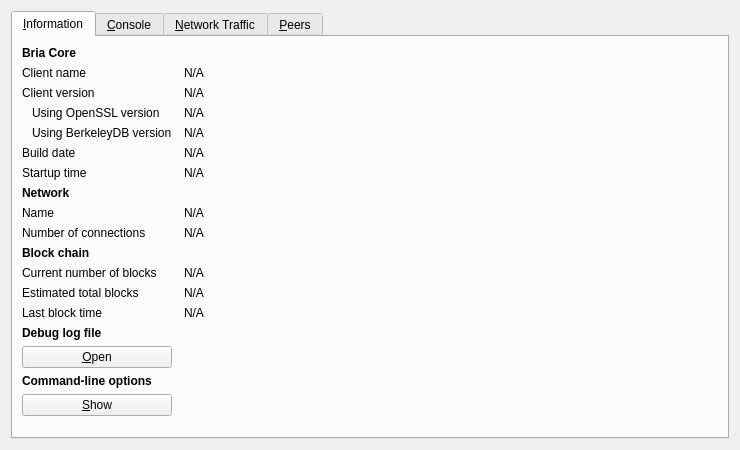
<?xml version="1.0" encoding="UTF-8"?>
<ui version="4.0">
 <class>RPCConsole</class>
 <widget class="QDialog" name="RPCConsole">
  <property name="geometry">
   <rect>
    <x>0</x>
    <y>0</y>
    <width>740</width>
    <height>450</height>
   </rect>
  </property>
  <property name="windowTitle">
   <string>Bria - Debug window</string>
  </property>
  <layout class="QVBoxLayout" name="verticalLayout_2">
   <item>
    <widget class="QTabWidget" name="tabWidget">
     <property name="currentIndex">
      <number>0</number>
     </property>
     <widget class="QWidget" name="tab_info">
      <attribute name="title">
       <string>&amp;Information</string>
      </attribute>
      <layout class="QGridLayout" name="gridLayout" columnstretch="0,1">
       <property name="horizontalSpacing">
        <number>12</number>
       </property>
       <item row="0" column="0">
        <widget class="QLabel" name="label_9">
         <property name="font">
          <font>
           <weight>75</weight>
           <bold>true</bold>
          </font>
         </property>
         <property name="text">
          <string>Bria Core</string>
         </property>
        </widget>
       </item>
       <item row="1" column="0">
        <widget class="QLabel" name="label_5">
         <property name="text">
          <string>Client name</string>
         </property>
        </widget>
       </item>
       <item row="1" column="1">
        <widget class="QLabel" name="clientName">
         <property name="cursor">
          <cursorShape>IBeamCursor</cursorShape>
         </property>
         <property name="text">
          <string>N/A</string>
         </property>
         <property name="textFormat">
          <enum>Qt::PlainText</enum>
         </property>
         <property name="textInteractionFlags">
          <set>Qt::LinksAccessibleByMouse|Qt::TextSelectableByKeyboard|Qt::TextSelectableByMouse</set>
         </property>
        </widget>
       </item>
       <item row="2" column="0">
        <widget class="QLabel" name="label_6">
         <property name="text">
          <string>Client version</string>
         </property>
        </widget>
       </item>
       <item row="2" column="1">
        <widget class="QLabel" name="clientVersion">
         <property name="cursor">
          <cursorShape>IBeamCursor</cursorShape>
         </property>
         <property name="text">
          <string>N/A</string>
         </property>
         <property name="textFormat">
          <enum>Qt::PlainText</enum>
         </property>
         <property name="textInteractionFlags">
          <set>Qt::LinksAccessibleByMouse|Qt::TextSelectableByKeyboard|Qt::TextSelectableByMouse</set>
         </property>
        </widget>
       </item>
       <item row="3" column="0">
        <widget class="QLabel" name="label_14">
         <property name="text">
          <string>Using OpenSSL version</string>
         </property>
         <property name="indent">
          <number>10</number>
         </property>
        </widget>
       </item>
       <item row="3" column="1">
        <widget class="QLabel" name="openSSLVersion">
         <property name="cursor">
          <cursorShape>IBeamCursor</cursorShape>
         </property>
         <property name="text">
          <string>N/A</string>
         </property>
         <property name="textFormat">
          <enum>Qt::PlainText</enum>
         </property>
         <property name="textInteractionFlags">
          <set>Qt::LinksAccessibleByMouse|Qt::TextSelectableByKeyboard|Qt::TextSelectableByMouse</set>
         </property>
        </widget>
       </item>
       <item row="4" column="0">
        <widget class="QLabel" name="label_berkeleyDBVersion">
         <property name="text">
          <string>Using BerkeleyDB version</string>
         </property>
         <property name="indent">
          <number>10</number>
         </property>
        </widget>
       </item>
       <item row="4" column="1">
        <widget class="QLabel" name="berkeleyDBVersion">
         <property name="cursor">
          <cursorShape>IBeamCursor</cursorShape>
         </property>
         <property name="text">
          <string>N/A</string>
         </property>
         <property name="textFormat">
          <enum>Qt::PlainText</enum>
         </property>
         <property name="textInteractionFlags">
          <set>Qt::LinksAccessibleByMouse|Qt::TextSelectableByKeyboard|Qt::TextSelectableByMouse</set>
         </property>
        </widget>
       </item>
       <item row="5" column="0">
        <widget class="QLabel" name="label_12">
         <property name="text">
          <string>Build date</string>
         </property>
        </widget>
       </item>
       <item row="5" column="1">
        <widget class="QLabel" name="buildDate">
         <property name="cursor">
          <cursorShape>IBeamCursor</cursorShape>
         </property>
         <property name="text">
          <string>N/A</string>
         </property>
         <property name="textFormat">
          <enum>Qt::PlainText</enum>
         </property>
         <property name="textInteractionFlags">
          <set>Qt::LinksAccessibleByMouse|Qt::TextSelectableByKeyboard|Qt::TextSelectableByMouse</set>
         </property>
        </widget>
       </item>
       <item row="6" column="0">
        <widget class="QLabel" name="label_13">
         <property name="text">
          <string>Startup time</string>
         </property>
        </widget>
       </item>
       <item row="6" column="1">
        <widget class="QLabel" name="startupTime">
         <property name="cursor">
          <cursorShape>IBeamCursor</cursorShape>
         </property>
         <property name="text">
          <string>N/A</string>
         </property>
         <property name="textFormat">
          <enum>Qt::PlainText</enum>
         </property>
         <property name="textInteractionFlags">
          <set>Qt::LinksAccessibleByMouse|Qt::TextSelectableByKeyboard|Qt::TextSelectableByMouse</set>
         </property>
        </widget>
       </item>
       <item row="7" column="0">
        <widget class="QLabel" name="label_11">
         <property name="font">
          <font>
           <weight>75</weight>
           <bold>true</bold>
          </font>
         </property>
         <property name="text">
          <string>Network</string>
         </property>
        </widget>
       </item>
       <item row="8" column="0">
        <widget class="QLabel" name="label_8">
         <property name="text">
          <string>Name</string>
         </property>
        </widget>
       </item>
       <item row="8" column="1">
        <widget class="QLabel" name="networkName">
         <property name="cursor">
          <cursorShape>IBeamCursor</cursorShape>
         </property>
         <property name="text">
          <string>N/A</string>
         </property>
         <property name="textFormat">
          <enum>Qt::PlainText</enum>
         </property>
         <property name="textInteractionFlags">
          <set>Qt::LinksAccessibleByMouse|Qt::TextSelectableByKeyboard|Qt::TextSelectableByMouse</set>
         </property>
        </widget>
       </item>
       <item row="9" column="0">
        <widget class="QLabel" name="label_7">
         <property name="text">
          <string>Number of connections</string>
         </property>
        </widget>
       </item>
       <item row="9" column="1">
        <widget class="QLabel" name="numberOfConnections">
         <property name="cursor">
          <cursorShape>IBeamCursor</cursorShape>
         </property>
         <property name="text">
          <string>N/A</string>
         </property>
         <property name="textFormat">
          <enum>Qt::PlainText</enum>
         </property>
         <property name="textInteractionFlags">
          <set>Qt::LinksAccessibleByMouse|Qt::TextSelectableByKeyboard|Qt::TextSelectableByMouse</set>
         </property>
        </widget>
       </item>
       <item row="10" column="0">
        <widget class="QLabel" name="label_10">
         <property name="font">
          <font>
           <weight>75</weight>
           <bold>true</bold>
          </font>
         </property>
         <property name="text">
          <string>Block chain</string>
         </property>
        </widget>
       </item>
       <item row="11" column="0">
        <widget class="QLabel" name="label_3">
         <property name="text">
          <string>Current number of blocks</string>
         </property>
        </widget>
       </item>
       <item row="11" column="1">
        <widget class="QLabel" name="numberOfBlocks">
         <property name="cursor">
          <cursorShape>IBeamCursor</cursorShape>
         </property>
         <property name="text">
          <string>N/A</string>
         </property>
         <property name="textFormat">
          <enum>Qt::PlainText</enum>
         </property>
         <property name="textInteractionFlags">
          <set>Qt::LinksAccessibleByMouse|Qt::TextSelectableByKeyboard|Qt::TextSelectableByMouse</set>
         </property>
        </widget>
       </item>
       <item row="12" column="0">
        <widget class="QLabel" name="label_4">
         <property name="text">
          <string>Estimated total blocks</string>
         </property>
        </widget>
       </item>
       <item row="12" column="1">
        <widget class="QLabel" name="totalBlocks">
         <property name="cursor">
          <cursorShape>IBeamCursor</cursorShape>
         </property>
         <property name="text">
          <string>N/A</string>
         </property>
         <property name="textFormat">
          <enum>Qt::PlainText</enum>
         </property>
         <property name="textInteractionFlags">
          <set>Qt::LinksAccessibleByMouse|Qt::TextSelectableByKeyboard|Qt::TextSelectableByMouse</set>
         </property>
        </widget>
       </item>
       <item row="13" column="0">
        <widget class="QLabel" name="label_2">
         <property name="text">
          <string>Last block time</string>
         </property>
        </widget>
       </item>
       <item row="13" column="1">
        <widget class="QLabel" name="lastBlockTime">
         <property name="cursor">
          <cursorShape>IBeamCursor</cursorShape>
         </property>
         <property name="text">
          <string>N/A</string>
         </property>
         <property name="textFormat">
          <enum>Qt::PlainText</enum>
         </property>
         <property name="textInteractionFlags">
          <set>Qt::LinksAccessibleByMouse|Qt::TextSelectableByKeyboard|Qt::TextSelectableByMouse</set>
         </property>
        </widget>
       </item>
       <item row="13" column="0">
        <spacer name="verticalSpacer_2">
         <property name="orientation">
          <enum>Qt::Vertical</enum>
         </property>
         <property name="sizeHint" stdset="0">
          <size>
           <width>20</width>
           <height>20</height>
          </size>
         </property>
        </spacer>
       </item>
       <item row="14" column="0">
        <widget class="QLabel" name="labelDebugLogfile">
         <property name="font">
          <font>
           <weight>75</weight>
           <bold>true</bold>
          </font>
         </property>
         <property name="text">
          <string>Debug log file</string>
         </property>
        </widget>
       </item>
       <item row="15" column="0">
        <widget class="QPushButton" name="openDebugLogfileButton">
         <property name="toolTip">
          <string>Open the Bria debug log file from the current data directory. This can take a few seconds for large log files.</string>
         </property>
         <property name="text">
          <string>&amp;Open</string>
         </property>
         <property name="autoDefault">
          <bool>false</bool>
         </property>
        </widget>
       </item>
       <item row="16" column="0">
        <widget class="QLabel" name="labelCLOptions">
         <property name="font">
          <font>
           <weight>75</weight>
           <bold>true</bold>
          </font>
         </property>
         <property name="text">
          <string>Command-line options</string>
         </property>
        </widget>
       </item>
       <item row="17" column="0">
        <widget class="QPushButton" name="showCLOptionsButton">
         <property name="toolTip">
          <string>Show the Bria help message to get a list with possible Bria command-line options.</string>
         </property>
         <property name="text">
          <string>&amp;Show</string>
         </property>
         <property name="autoDefault">
          <bool>false</bool>
         </property>
        </widget>
       </item>
       <item row="18" column="0">
        <spacer name="verticalSpacer">
         <property name="orientation">
          <enum>Qt::Vertical</enum>
         </property>
         <property name="sizeHint" stdset="0">
          <size>
           <width>20</width>
           <height>40</height>
          </size>
         </property>
        </spacer>
       </item>
      </layout>
     </widget>
     <widget class="QWidget" name="tab_console">
      <attribute name="title">
       <string>&amp;Console</string>
      </attribute>
      <layout class="QVBoxLayout" name="verticalLayout_3">
       <property name="spacing">
        <number>3</number>
       </property>
       <item>
        <widget class="QTextEdit" name="messagesWidget">
         <property name="minimumSize">
          <size>
           <width>0</width>
           <height>100</height>
          </size>
         </property>
         <property name="readOnly">
          <bool>true</bool>
         </property>
         <property name="tabKeyNavigation" stdset="0">
          <bool>false</bool>
         </property>
         <property name="columnCount" stdset="0">
          <number>2</number>
         </property>
        </widget>
       </item>
       <item>
        <layout class="QHBoxLayout" name="horizontalLayout">
         <property name="spacing">
          <number>3</number>
         </property>
         <item>
          <widget class="QLabel" name="label">
           <property name="text">
            <string notr="true">&gt;</string>
           </property>
          </widget>
         </item>
         <item>
          <widget class="QLineEdit" name="lineEdit"/>
         </item>
         <item>
          <widget class="QPushButton" name="clearButton">
           <property name="maximumSize">
            <size>
             <width>24</width>
             <height>24</height>
            </size>
           </property>
           <property name="toolTip">
            <string>Clear console</string>
           </property>
           <property name="text">
            <string/>
           </property>
           <property name="icon">
            <iconset resource="../../../bria.qrc">
             <normaloff>:/icons/remove</normaloff>:/icons/remove</iconset>
           </property>
           <property name="shortcut">
            <string notr="true">Ctrl+L</string>
           </property>
           <property name="autoDefault">
            <bool>false</bool>
           </property>
          </widget>
         </item>
        </layout>
       </item>
      </layout>
     </widget>
     <widget class="QWidget" name="tab_nettraffic">
      <attribute name="title">
       <string>&amp;Network Traffic</string>
      </attribute>
      <layout class="QHBoxLayout" name="horizontalLayout_3">
       <item>
        <layout class="QVBoxLayout" name="verticalLayout_4">
         <item>
          <widget class="TrafficGraphWidget" name="trafficGraph" native="true">
           <property name="sizePolicy">
            <sizepolicy hsizetype="Expanding" vsizetype="Expanding">
             <horstretch>0</horstretch>
             <verstretch>0</verstretch>
            </sizepolicy>
           </property>
          </widget>
         </item>
         <item>
          <layout class="QHBoxLayout" name="horizontalLayout_2">
           <item>
            <widget class="QSlider" name="sldGraphRange">
             <property name="minimum">
              <number>1</number>
             </property>
             <property name="maximum">
              <number>288</number>
             </property>
             <property name="pageStep">
              <number>12</number>
             </property>
             <property name="value">
              <number>6</number>
             </property>
             <property name="orientation">
              <enum>Qt::Horizontal</enum>
             </property>
            </widget>
           </item>
           <item>
            <widget class="QLabel" name="lblGraphRange">
             <property name="minimumSize">
              <size>
               <width>100</width>
               <height>0</height>
              </size>
             </property>
             <property name="alignment">
              <set>Qt::AlignCenter</set>
             </property>
            </widget>
           </item>
           <item>
            <widget class="QPushButton" name="btnClearTrafficGraph">
             <property name="text">
              <string>&amp;Clear</string>
             </property>
             <property name="autoDefault">
              <bool>false</bool>
             </property>
            </widget>
           </item>
          </layout>
         </item>
        </layout>
       </item>
       <item>
        <layout class="QVBoxLayout" name="verticalLayout">
         <item>
          <widget class="QGroupBox" name="groupBox">
           <property name="title">
            <string>Totals</string>
           </property>
           <layout class="QVBoxLayout" name="verticalLayout_5">
            <item>
             <layout class="QHBoxLayout" name="horizontalLayout_4">
              <item>
               <widget class="Line" name="line">
                <property name="sizePolicy">
                 <sizepolicy hsizetype="Fixed" vsizetype="Fixed">
                  <horstretch>0</horstretch>
                  <verstretch>0</verstretch>
                 </sizepolicy>
                </property>
                <property name="minimumSize">
                 <size>
                  <width>10</width>
                  <height>0</height>
                 </size>
                </property>
                <property name="palette">
                 <palette>
                  <active>
                   <colorrole role="Light">
                    <brush brushstyle="SolidPattern">
                     <color alpha="255">
                      <red>0</red>
                      <green>255</green>
                      <blue>0</blue>
                     </color>
                    </brush>
                   </colorrole>
                  </active>
                  <inactive>
                   <colorrole role="Light">
                    <brush brushstyle="SolidPattern">
                     <color alpha="255">
                      <red>0</red>
                      <green>255</green>
                      <blue>0</blue>
                     </color>
                    </brush>
                   </colorrole>
                  </inactive>
                  <disabled>
                   <colorrole role="Light">
                    <brush brushstyle="SolidPattern">
                     <color alpha="255">
                      <red>0</red>
                      <green>255</green>
                      <blue>0</blue>
                     </color>
                    </brush>
                   </colorrole>
                  </disabled>
                 </palette>
                </property>
                <property name="orientation">
                 <enum>Qt::Horizontal</enum>
                </property>
               </widget>
              </item>
              <item>
               <widget class="QLabel" name="label_16">
                <property name="text">
                 <string>In:</string>
                </property>
               </widget>
              </item>
              <item>
               <widget class="QLabel" name="lblBytesIn">
                <property name="minimumSize">
                 <size>
                  <width>50</width>
                  <height>0</height>
                 </size>
                </property>
                <property name="alignment">
                 <set>Qt::AlignRight|Qt::AlignTrailing|Qt::AlignVCenter</set>
                </property>
               </widget>
              </item>
             </layout>
            </item>
            <item>
             <layout class="QHBoxLayout" name="horizontalLayout_5">
              <item>
               <widget class="Line" name="line_2">
                <property name="sizePolicy">
                 <sizepolicy hsizetype="Fixed" vsizetype="Fixed">
                  <horstretch>0</horstretch>
                  <verstretch>0</verstretch>
                 </sizepolicy>
                </property>
                <property name="minimumSize">
                 <size>
                  <width>10</width>
                  <height>0</height>
                 </size>
                </property>
                <property name="palette">
                 <palette>
                  <active>
                   <colorrole role="Light">
                    <brush brushstyle="SolidPattern">
                     <color alpha="255">
                      <red>255</red>
                      <green>0</green>
                      <blue>0</blue>
                     </color>
                    </brush>
                   </colorrole>
                  </active>
                  <inactive>
                   <colorrole role="Light">
                    <brush brushstyle="SolidPattern">
                     <color alpha="255">
                      <red>255</red>
                      <green>0</green>
                      <blue>0</blue>
                     </color>
                    </brush>
                   </colorrole>
                  </inactive>
                  <disabled>
                   <colorrole role="Light">
                    <brush brushstyle="SolidPattern">
                     <color alpha="255">
                      <red>255</red>
                      <green>0</green>
                      <blue>0</blue>
                     </color>
                    </brush>
                   </colorrole>
                  </disabled>
                 </palette>
                </property>
                <property name="orientation">
                 <enum>Qt::Horizontal</enum>
                </property>
               </widget>
              </item>
              <item>
               <widget class="QLabel" name="label_17">
                <property name="text">
                 <string>Out:</string>
                </property>
               </widget>
              </item>
              <item>
               <widget class="QLabel" name="lblBytesOut">
                <property name="minimumSize">
                 <size>
                  <width>50</width>
                  <height>0</height>
                 </size>
                </property>
                <property name="alignment">
                 <set>Qt::AlignRight|Qt::AlignTrailing|Qt::AlignVCenter</set>
                </property>
               </widget>
              </item>
             </layout>
            </item>
            <item>
             <spacer name="verticalSpacer_4">
              <property name="orientation">
               <enum>Qt::Vertical</enum>
              </property>
              <property name="sizeHint" stdset="0">
               <size>
                <width>20</width>
                <height>407</height>
               </size>
              </property>
             </spacer>
            </item>
           </layout>
          </widget>
         </item>
        </layout>
       </item>
      </layout>
     </widget>
     <widget class="QWidget" name="tab_peers">
      <attribute name="title">
       <string>&amp;Peers</string>
      </attribute>
      <layout class="QGridLayout" name="gridLayout_2">
       <item row="0" column="0" rowspan="2">
        <widget class="QTableView" name="peerWidget">
         <property name="horizontalScrollBarPolicy">
          <enum>Qt::ScrollBarAsNeeded</enum>
         </property>
         <property name="sortingEnabled">
          <bool>true</bool>
         </property>
         <attribute name="horizontalHeaderHighlightSections">
          <bool>false</bool>
         </attribute>
        </widget>
       </item>
       <item row="0" column="1">
        <widget class="QLabel" name="peerHeading">
         <property name="sizePolicy">
          <sizepolicy hsizetype="Preferred" vsizetype="Minimum">
           <horstretch>0</horstretch>
           <verstretch>0</verstretch>
          </sizepolicy>
         </property>
         <property name="minimumSize">
          <size>
           <width>300</width>
           <height>32</height>
          </size>
         </property>
         <property name="font">
          <font>
           <pointsize>10</pointsize>
          </font>
         </property>
         <property name="cursor">
          <cursorShape>IBeamCursor</cursorShape>
         </property>
         <property name="text">
          <string>Select a peer to view detailed information.</string>
         </property>
         <property name="alignment">
          <set>Qt::AlignHCenter|Qt::AlignTop</set>
         </property>
         <property name="wordWrap">
          <bool>true</bool>
         </property>
         <property name="textInteractionFlags">
          <set>Qt::LinksAccessibleByMouse|Qt::TextSelectableByKeyboard|Qt::TextSelectableByMouse</set>
         </property>
        </widget>
       </item>
       <item row="1" column="1">
        <widget class="QWidget" name="detailWidget" native="true">
         <property name="minimumSize">
          <size>
           <width>300</width>
           <height>0</height>
          </size>
         </property>
         <layout class="QGridLayout" name="gridLayout_3">
          <item row="0" column="0">
           <widget class="QLabel" name="label_23">
            <property name="text">
             <string>Peer ID</string>
            </property>
           </widget>
          </item>
          <item row="0" column="2">
           <widget class="QLabel" name="peerId">
            <property name="cursor">
             <cursorShape>IBeamCursor</cursorShape>
            </property>
            <property name="text">
             <string>N/A</string>
            </property>
            <property name="textFormat">
             <enum>Qt::PlainText</enum>
            </property>
            <property name="textInteractionFlags">
             <set>Qt::LinksAccessibleByMouse|Qt::TextSelectableByKeyboard|Qt::TextSelectableByMouse</set>
            </property>
           </widget>
          </item>
          <item row="1" column="0">
           <widget class="QLabel" name="label_23">
            <property name="text">
             <string>Direction</string>
            </property>
           </widget>
          </item>
          <item row="1" column="2">
           <widget class="QLabel" name="peerDirection">
            <property name="cursor">
             <cursorShape>IBeamCursor</cursorShape>
            </property>
            <property name="text">
             <string>N/A</string>
            </property>
            <property name="textFormat">
             <enum>Qt::PlainText</enum>
            </property>
            <property name="textInteractionFlags">
             <set>Qt::LinksAccessibleByMouse|Qt::TextSelectableByKeyboard|Qt::TextSelectableByMouse</set>
            </property>
           </widget>
          </item>
          <item row="2" column="0">
           <widget class="QLabel" name="label_21">
            <property name="text">
             <string>Version</string>
            </property>
           </widget>
          </item>
          <item row="2" column="2">
           <widget class="QLabel" name="peerVersion">
            <property name="cursor">
             <cursorShape>IBeamCursor</cursorShape>
            </property>
            <property name="text">
             <string>N/A</string>
            </property>
            <property name="textFormat">
             <enum>Qt::PlainText</enum>
            </property>
            <property name="textInteractionFlags">
             <set>Qt::LinksAccessibleByMouse|Qt::TextSelectableByKeyboard|Qt::TextSelectableByMouse</set>
            </property>
           </widget>
          </item>
          <item row="3" column="0">
           <widget class="QLabel" name="label_28">
            <property name="text">
             <string>User Agent</string>
            </property>
           </widget>
          </item>
          <item row="3" column="2">
           <widget class="QLabel" name="peerSubversion">
            <property name="cursor">
             <cursorShape>IBeamCursor</cursorShape>
            </property>
            <property name="text">
             <string>N/A</string>
            </property>
            <property name="textFormat">
             <enum>Qt::PlainText</enum>
            </property>
            <property name="textInteractionFlags">
             <set>Qt::LinksAccessibleByMouse|Qt::TextSelectableByKeyboard|Qt::TextSelectableByMouse</set>
            </property>
           </widget>
          </item>
          <item row="4" column="0">
           <widget class="QLabel" name="label_4">
            <property name="text">
             <string>Services</string>
            </property>
           </widget>
          </item>
          <item row="4" column="2">
           <widget class="QLabel" name="peerServices">
            <property name="cursor">
             <cursorShape>IBeamCursor</cursorShape>
            </property>
            <property name="text">
             <string>N/A</string>
            </property>
            <property name="textFormat">
             <enum>Qt::PlainText</enum>
            </property>
            <property name="textInteractionFlags">
             <set>Qt::LinksAccessibleByMouse|Qt::TextSelectableByKeyboard|Qt::TextSelectableByMouse</set>
            </property>
           </widget>
          </item>
          <item row="5" column="0">
           <widget class="QLabel" name="label_29">
            <property name="text">
             <string>Starting Height</string>
            </property>
           </widget>
          </item>
          <item row="5" column="2">
           <widget class="QLabel" name="peerHeight">
            <property name="cursor">
             <cursorShape>IBeamCursor</cursorShape>
            </property>
            <property name="text">
             <string>N/A</string>
            </property>
            <property name="textFormat">
             <enum>Qt::PlainText</enum>
            </property>
            <property name="textInteractionFlags">
             <set>Qt::LinksAccessibleByMouse|Qt::TextSelectableByKeyboard|Qt::TextSelectableByMouse</set>
            </property>
           </widget>
          </item>
          <item row="6" column="0">
           <widget class="QLabel" name="label_27">
            <property name="text">
             <string>Sync Height</string>
            </property>
           </widget>
          </item>
          <item row="6" column="2">
           <widget class="QLabel" name="peerSyncHeight">
            <property name="cursor">
             <cursorShape>IBeamCursor</cursorShape>
            </property>
            <property name="text">
             <string>N/A</string>
            </property>
            <property name="textFormat">
             <enum>Qt::PlainText</enum>
            </property>
            <property name="textInteractionFlags">
             <set>Qt::LinksAccessibleByMouse|Qt::TextSelectableByKeyboard|Qt::TextSelectableByMouse</set>
            </property>
           </widget>
          </item>
          <item row="7" column="0">
           <widget class="QLabel" name="label_24">
            <property name="text">
             <string>Ban Score</string>
            </property>
           </widget>
          </item>
          <item row="7" column="2">
           <widget class="QLabel" name="peerBanScore">
            <property name="cursor">
             <cursorShape>IBeamCursor</cursorShape>
            </property>
            <property name="text">
             <string>N/A</string>
            </property>
            <property name="textFormat">
             <enum>Qt::PlainText</enum>
            </property>
            <property name="textInteractionFlags">
             <set>Qt::LinksAccessibleByMouse|Qt::TextSelectableByKeyboard|Qt::TextSelectableByMouse</set>
            </property>
           </widget>
          </item>
          <item row="8" column="0">
           <widget class="QLabel" name="label_22">
            <property name="text">
             <string>Connection Time</string>
            </property>
           </widget>
          </item>
          <item row="8" column="2">
           <widget class="QLabel" name="peerConnTime">
            <property name="cursor">
             <cursorShape>IBeamCursor</cursorShape>
            </property>
            <property name="text">
             <string>N/A</string>
            </property>
            <property name="textFormat">
             <enum>Qt::PlainText</enum>
            </property>
            <property name="textInteractionFlags">
             <set>Qt::LinksAccessibleByMouse|Qt::TextSelectableByKeyboard|Qt::TextSelectableByMouse</set>
            </property>
           </widget>
          </item>
          <item row="9" column="0">
           <widget class="QLabel" name="label_15">
            <property name="text">
             <string>Last Send</string>
            </property>
           </widget>
          </item>
          <item row="9" column="2">
           <widget class="QLabel" name="peerLastSend">
            <property name="cursor">
             <cursorShape>IBeamCursor</cursorShape>
            </property>
            <property name="text">
             <string>N/A</string>
            </property>
            <property name="textFormat">
             <enum>Qt::PlainText</enum>
            </property>
            <property name="textInteractionFlags">
             <set>Qt::LinksAccessibleByMouse|Qt::TextSelectableByKeyboard|Qt::TextSelectableByMouse</set>
            </property>
           </widget>
          </item>
          <item row="10" column="0">
           <widget class="QLabel" name="label_19">
            <property name="text">
             <string>Last Receive</string>
            </property>
           </widget>
          </item>
          <item row="10" column="2">
           <widget class="QLabel" name="peerLastRecv">
            <property name="cursor">
             <cursorShape>IBeamCursor</cursorShape>
            </property>
            <property name="text">
             <string>N/A</string>
            </property>
            <property name="textFormat">
             <enum>Qt::PlainText</enum>
            </property>
            <property name="textInteractionFlags">
             <set>Qt::LinksAccessibleByMouse|Qt::TextSelectableByKeyboard|Qt::TextSelectableByMouse</set>
            </property>
           </widget>
          </item>
          <item row="11" column="0">
           <widget class="QLabel" name="label_18">
            <property name="text">
             <string>Bytes Sent</string>
            </property>
           </widget>
          </item>
          <item row="11" column="2">
           <widget class="QLabel" name="peerBytesSent">
            <property name="cursor">
             <cursorShape>IBeamCursor</cursorShape>
            </property>
            <property name="text">
             <string>N/A</string>
            </property>
            <property name="textFormat">
             <enum>Qt::PlainText</enum>
            </property>
            <property name="textInteractionFlags">
             <set>Qt::LinksAccessibleByMouse|Qt::TextSelectableByKeyboard|Qt::TextSelectableByMouse</set>
            </property>
           </widget>
          </item>
          <item row="12" column="0">
           <widget class="QLabel" name="label_20">
            <property name="text">
             <string>Bytes Received</string>
            </property>
           </widget>
          </item>
          <item row="12" column="2">
           <widget class="QLabel" name="peerBytesRecv">
            <property name="cursor">
             <cursorShape>IBeamCursor</cursorShape>
            </property>
            <property name="text">
             <string>N/A</string>
            </property>
            <property name="textFormat">
             <enum>Qt::PlainText</enum>
            </property>
            <property name="textInteractionFlags">
             <set>Qt::LinksAccessibleByMouse|Qt::TextSelectableByKeyboard|Qt::TextSelectableByMouse</set>
            </property>
           </widget>
          </item>
          <item row="13" column="0">
           <widget class="QLabel" name="label_26">
            <property name="text">
             <string>Ping Time</string>
            </property>
           </widget>
          </item>
          <item row="13" column="2">
           <widget class="QLabel" name="peerPingTime">
            <property name="cursor">
             <cursorShape>IBeamCursor</cursorShape>
            </property>
            <property name="text">
             <string>N/A</string>
            </property>
            <property name="textFormat">
             <enum>Qt::PlainText</enum>
            </property>
            <property name="textInteractionFlags">
             <set>Qt::LinksAccessibleByMouse|Qt::TextSelectableByKeyboard|Qt::TextSelectableByMouse</set>
            </property>
           </widget>
          </item>
          <item row="14" column="0">
           <widget class="QLabel" name="label_timeoffset">
            <property name="text">
             <string>Time Offset</string>
            </property>
           </widget>
          </item>
          <item row="14" column="2">
           <widget class="QLabel" name="timeoffset">
            <property name="cursor">
             <cursorShape>IBeamCursor</cursorShape>
            </property>
            <property name="text">
             <string>N/A</string>
            </property>
            <property name="textFormat">
             <enum>Qt::PlainText</enum>
            </property>
            <property name="textInteractionFlags">
             <set>Qt::LinksAccessibleByMouse|Qt::TextSelectableByKeyboard|Qt::TextSelectableByMouse</set>
            </property>
           </widget>
          </item>
          <item row="15" column="1">
           <spacer name="verticalSpacer_3">
            <property name="orientation">
             <enum>Qt::Vertical</enum>
            </property>
            <property name="sizeHint" stdset="0">
             <size>
              <width>20</width>
              <height>40</height>
             </size>
            </property>
           </spacer>
          </item>
         </layout>
        </widget>
       </item>
      </layout>
     </widget>
    </widget>
   </item>
  </layout>
 </widget>
 <customwidgets>
  <customwidget>
   <class>TrafficGraphWidget</class>
   <extends>QWidget</extends>
   <header>trafficgraphwidget.h</header>
   <container>1</container>
   <slots>
    <slot>clear()</slot>
   </slots>
  </customwidget>
 </customwidgets>
 <resources>
  <include location="../../../bria.qrc"/>
 </resources>
 <connections/>
</ui>
